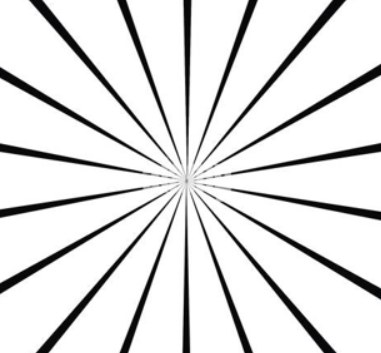
#> input picture christian/Img/Angles.png, 381 x 353 px
$ python Kernels.py
#> lines starting #> are read from the running program, lines starting #| are printed output that depends on the picture
import cv2
import numpy as np

#verticale 0gradi
kernel = np.array([[-1, 0, 1],[-1,0,1], [-1,0,1]]) #con la matrice prende anche le diagonali
kernel = 1/6 * kernel
image = cv2.imread('./Img/Angles.png')
#> image is the input picture: shape (353, 381, 3); mean B, G, R 223.8, 223.8, 223.7
filtered_image = cv2.filter2D(image, -1, kernel) #-1 indica il tipo di dati (profondità) con cui è rappresentata l'immagine
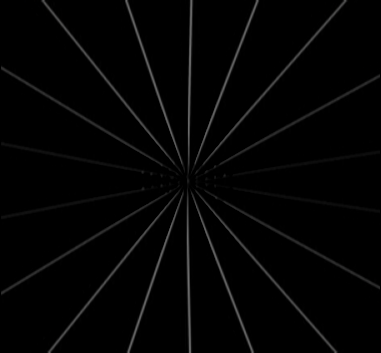
#> filtered_image: shape (353, 381, 3); mean B, G, R 3.6, 3.6, 3.6
#cv2.imshow("Original", image)
#cv2.imshow("Filtered", filtered_image)

#orizzontale 90gradi
kernel = np.array([[-1, -1, -1],[0,0,0], [1,0,1]]) #trasposta della precedente
kernel = 1/6 * kernel
image = cv2.imread('./Img/Angles.png')
filtered_image = cv2.filter2D(image, -1, kernel)
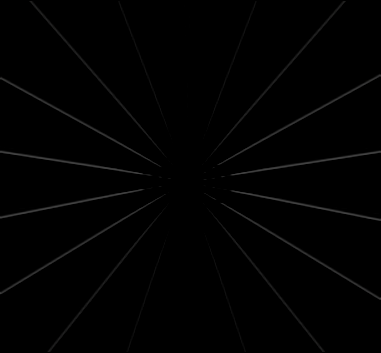
#> filtered_image: shape (353, 381, 3); mean B, G, R 1.4, 1.4, 1.4
#cv2.imshow("Original", image)
#cv2.imshow("Filtered", filtered_image)

#diagonale sinistra 45 gradi
kernel = np.array([[0, 0, 1],[0,0,0], [-1,0,0]]) #trasposta della precedente
kernel = 1/3 * kernel
image = cv2.imread('./Img/Angles.png')
filtered_image = cv2.filter2D(image, -1, kernel)
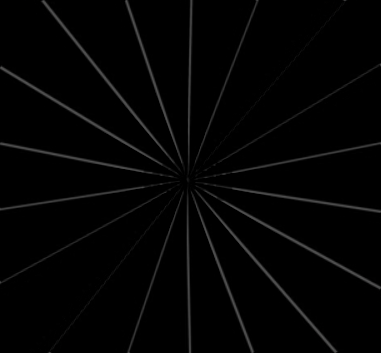
#> filtered_image: shape (353, 381, 3); mean B, G, R 3.4, 3.4, 3.4
cv2.imshow("Original", image)
cv2.imshow("Filtered", filtered_image)

#30gradi
kernel = np.array([[0, 0, 0], [0,0,1], [-1,0,0]]) #trasposta della precedente
kernel = 1/2*kernel
image = cv2.imread('./Img/Angles.png')
filtered_image = cv2.filter2D(image, -1, kernel)
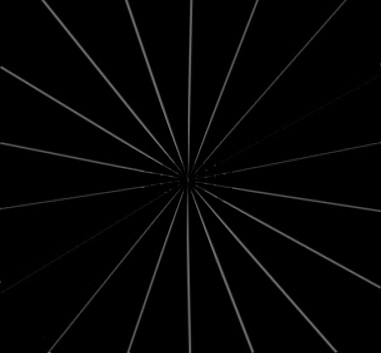
#> filtered_image: shape (353, 381, 3); mean B, G, R 4.1, 4.1, 4.1
cv2.imshow("Original", image)
cv2.imshow("Filtered", filtered_image)

#60gradi
kernel = np.array([[0, 0, 1, 0],[0,0,0,0], [0,0,0,0], [0,0,0,-1]]) #trasposta della precedente
kernel = 1/2*kernel
image = cv2.imread('./Img/Angles.png')
filtered_image = cv2.filter2D(image, -1, kernel)
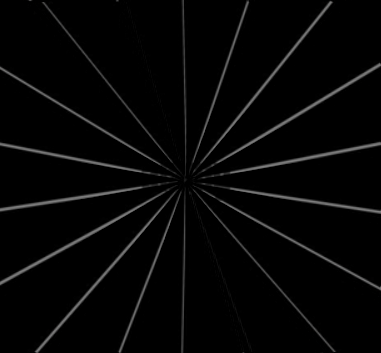
#> filtered_image: shape (353, 381, 3); mean B, G, R 5.6, 5.6, 5.6
#cv2.imshow("Original", image)
#cv2.imshow("Filtered", filtered_image)


cv2.waitKey(0)
cv2.destroyAllWindows()
